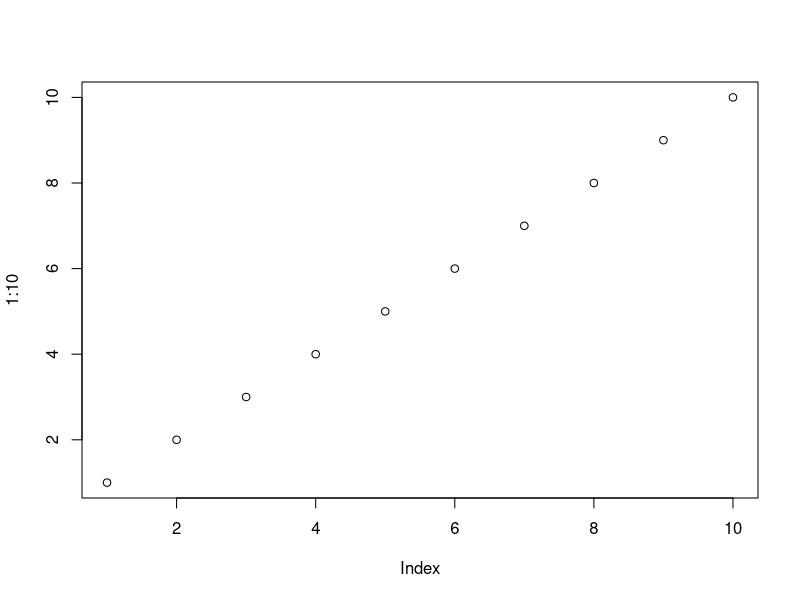
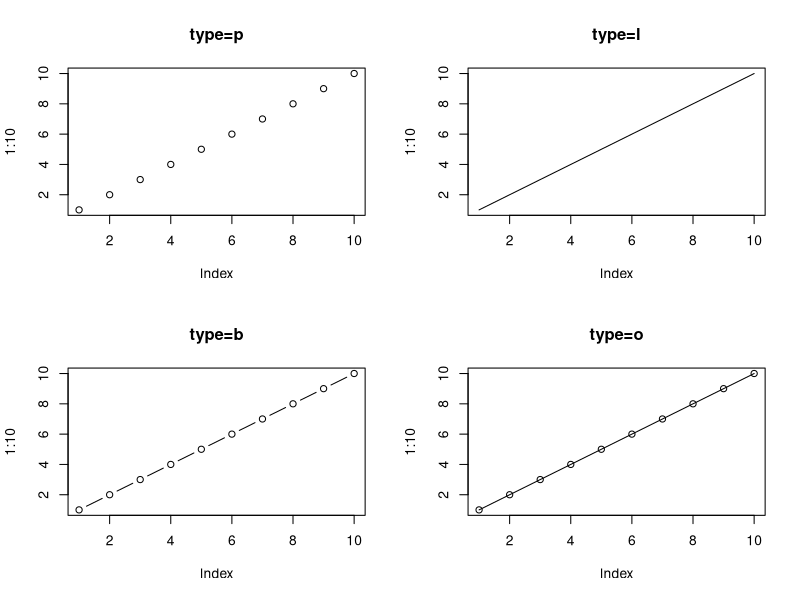
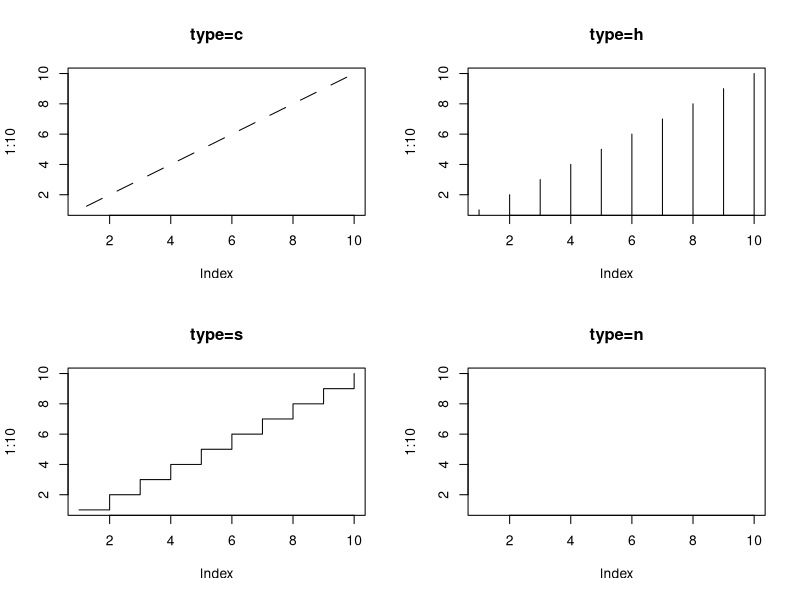
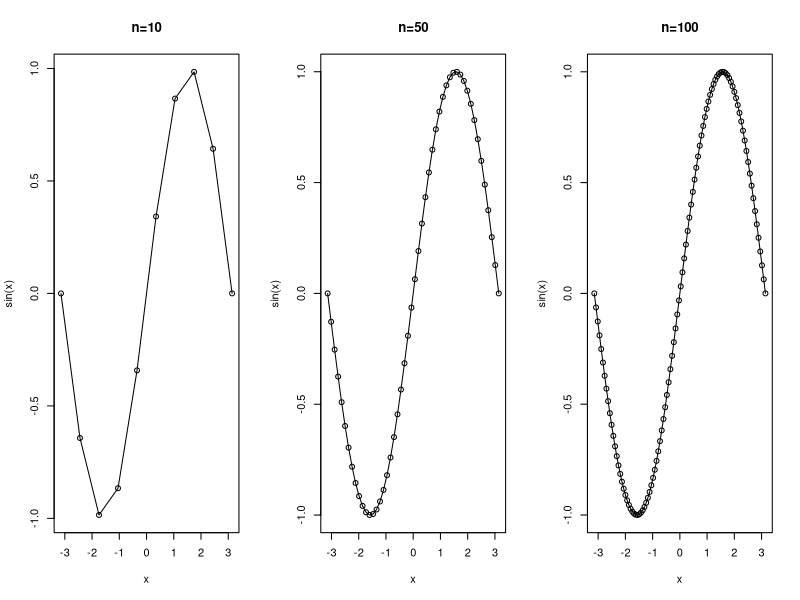
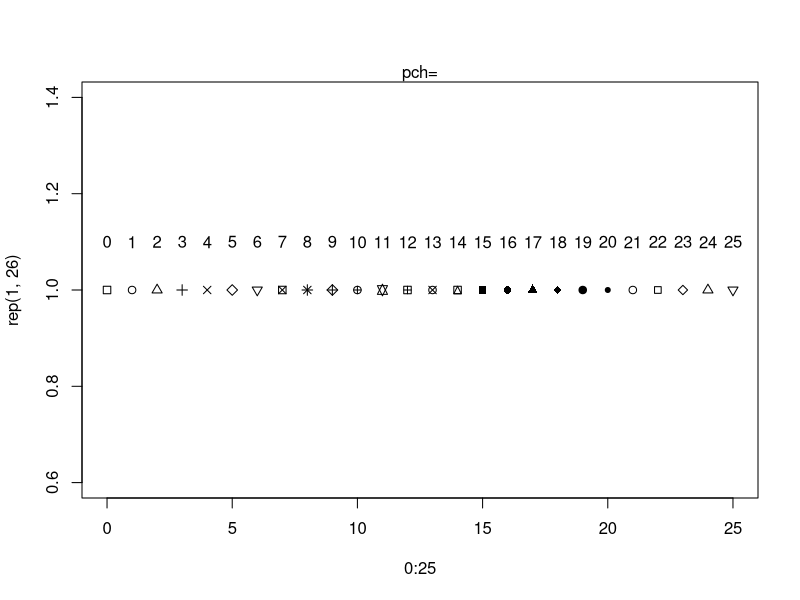
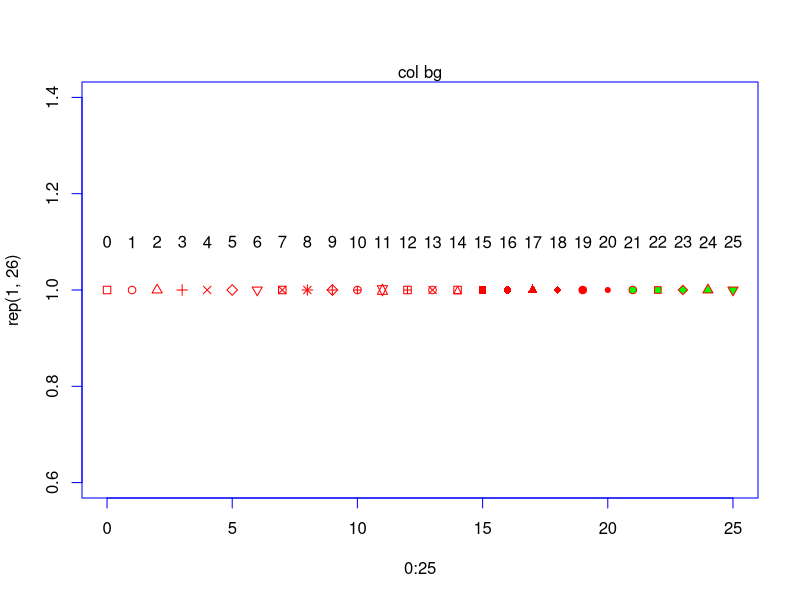
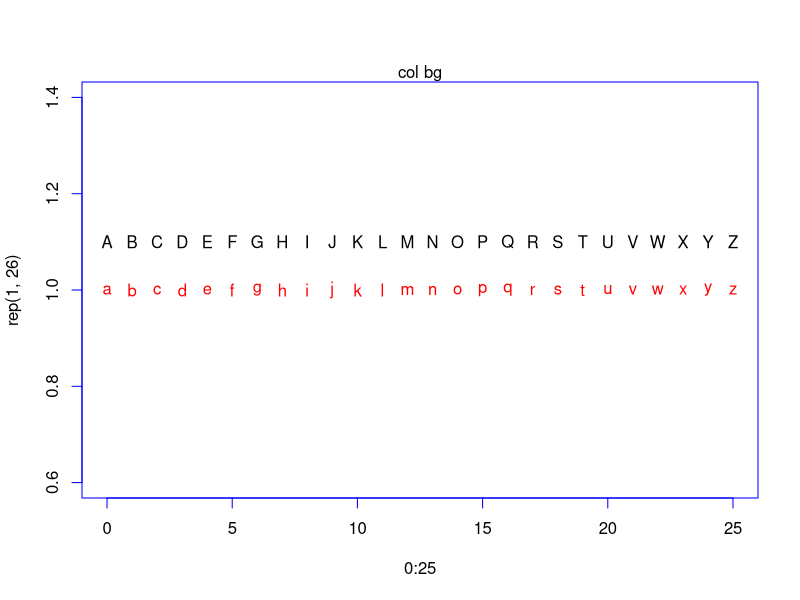
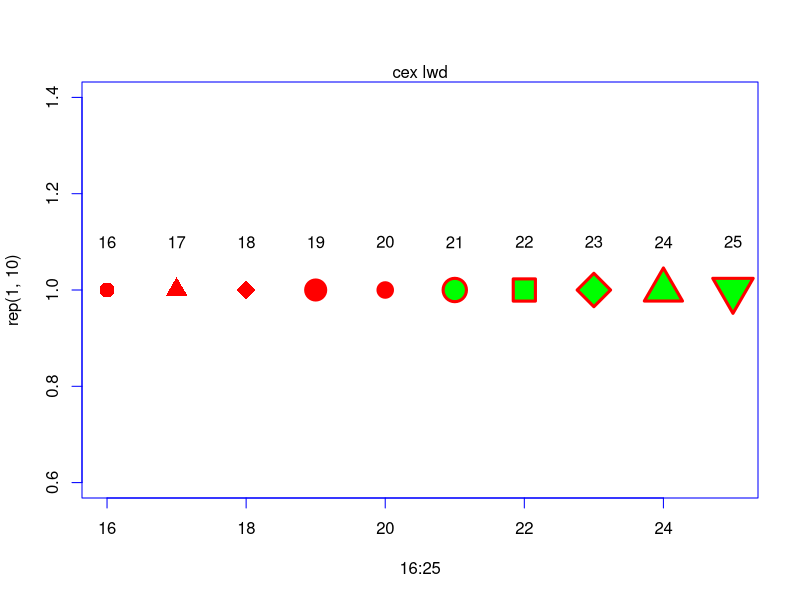

The R script that drew these images, in order:
## ---- chunk 1
#| context: setup
#| warning: false
library(tidyverse)
plot(1:10)
## ---- chunk 2
# 比较不同绘图参数的作用
com_par <- function(fun, parname, pars, ...) {
  npars <- length(pars)
  mfrow <- case_when(
    npars < 4 ~ c(1, npars),
    npars == 4 ~ c(2,2),
    npars < 7 ~ c(2, 3),
    npars < 10 ~ c(3, 3),
    npars < 17 ~ c(4, 4),
    TRUE ~ c(4, 5)
  )
  op <- par(mfrow = mfrow)
  walk(pars, function(par) {
    do.call(fun, c(list(...), setNames(list(par), parname),list(main=sprintf('%s=%s',parname,par))))
  })
  par(op)
}
## ---- chunk 3
parname='type'
pars=c('p','l','b','o','c','h','s','n')

com_par(plot,parname,pars[1:4],1:10)
com_par(plot,parname,pars[5:8],1:10)
## ---- chunk 4
com_par(curve,'n',c(10,50,100),expr(sin),from=-pi,to=pi,type='o')
## ---- chunk 5
plot(0:25,rep(1,26),pch=0:25)
text(0:25,rep(1.1,26),labels=0:25)
mtext('pch=')
## ---- chunk 6
plot(0:25,rep(1,26),pch=0:25,col='red',bg='green',fg='blue')
text(0:25,rep(1.1,26),labels=0:25)
mtext('col bg')
plot(0:25,rep(1,26),pch=letters,col='red',bg='green',fg='blue')
text(0:25,rep(1.1,26),labels=LETTERS)
mtext('col bg')
## ---- chunk 7
plot(16:25,rep(1,10),pch=16:25,col='red',bg='green',fg='blue',cex=seq(2,4,length=10),lwd=3)
text(16:25,rep(1.1,10),labels=16:25)
mtext('cex lwd')
## ---- chunk 8
# border type
com_par(plot,'bty',c('o','l','7','n',']','c'),1:10,fg='red',xaxt = 'n',yaxt='n')
## ---- chunk 9
plot(1,type='n',xlim=1:2,ylim=c(0.5,7.5),xlab='',ylab='',main='lty=')
for(i in 1:7) {
  abline(h=i,lty=i,col='red',lwd=2)
}
## ---- chunk 10
od<-par(bg='skyblue',fg='red')
plot(1:10)
par(bg='salmon')
plot(1:10)
par(od)
plot(1:10)
## ---- chunk 11
od<-par(mar=c(1,2,3,0),bg='skyblue')
plot(1:10,main='mar=c(1,2,3,0)')
par(mar=c(1,0,1,0))
plot(1:10,main='mar=c(1,0,1,0)')
par(od)
plot(1:10)
## ---- chunk 12
plot(1:10)
for(i in 1:4)mtext(text=paste0('side,col,font=',i),i,col=i,font=i)

plot(1:10)
for(i in 1:4)mtext(text=paste0('side=',i,',line=',i-3),side=i,line=i-3)
## ---- chunk 13
symbols(1:3,rep(1,3),circles = 1:3)
symbols(1:3,rep(1,3),circles = 1:3*10)
symbols(1:3,rep(1,3),circles = 1:3,inches = T)
symbols(1:3,rep(1,3),circles = 1:3/100,inches = F)
## ---- chunk 14
symbols(x=runif(10),y=runif(10),squares = rep(.05,10),fg='gray',bg=rainbow(10),inches = F,lwd=5)
## ---- chunk 15
symbols(x=1:4,rep(1,4),thermometers = cbind(rep(1,4),1:4,1:4/4),fg='tomato',bg='skyblue',col='green')
symbols(x=1:4,rep(1,4),thermometers = cbind(1:4,rep(1,4),1:4/4),fg='tomato',bg='skyblue',col='green')
symbols(x=1:4,rep(1,4),thermometers = cbind(rep(1,4),rep(1,4),rep(.8,4)),fg='tomato',bg='skyblue',col='green')
## ---- chunk 16
symbols(x=1:4,y=rep(1,4),rectangles = cbind(1:4,4:1),bg='skyblue')
symbols(x=1:4,y=rep(1,4),rectangles = cbind(1:4,4:1),bg=1:4)
## ---- chunk 17
symbols(1:5,rep(1,5),stars=matrix(rep(.5,15),nrow=5),inches = F,bg='salmon')
points(1:5,rep(1,5),pch=3)
## ---- chunk 18
symbols(1:5,rep(3,5),stars=matrix(rep(.5,5*3),nrow=5),bg=3,inches = F)
points(1:5,rep(1,5),pch=3)
symbols(1:5,rep(4,5),stars=matrix(rep(.5,5*4),nrow=5),bg=4,inches = F)
points(1:5,rep(1,5),pch=3)
symbols(1:5,rep(5,5),stars=matrix(rep(.5,5*5),nrow=5),bg=5,inches = F)
points(1:5,rep(1,5),pch=3)
symbols(1:5,rep(6,5),stars=matrix(rep(.5,5*6),nrow=5),bg=6,inches = F)
points(1:5,rep(1,5),pch=3)
## ---- chunk 19
symbols(1,1,boxplots=cbind(1,1,1,2,.5),col='gray',fg='salmon',bg='skyblue',lwd=4)
## ---- chunk 20
plot(1:20,y=rep(1,20),pch=23,bg=1:20,cex=3)
text(1:20,y=rep(1.1,20),1:20)
plot(1:8,y=rep(1,8),pch=23,bg=1:8,cex=3)
text(1:8,y=rep(1.1,8),1:8)

## ---- chunk 21
text=unlist(strsplit('R语言与可视化',""))
plot(seq_along(text),y=rep(1,length(text)),pch=21,bg=seq_along(text),cex=10,xlim=c(0.5,length(text)+.5),bty='o',xaxt='n',yaxt='n',xlab='',ylab='',mar=rep(0,4))
text(seq_along(text),y=rep(1,length(text)),text,col='white',cex=2)


## ---- chunk 22
plot_text<-function(text,pch=21,cex1=5,cex2=2){
  text=unlist(strsplit(text,""))
  plot(seq_along(text),y=rep(1,length(text)),pch=pch,bg=seq_along(text),cex=cex1,srt=-45,xlim=c(0.5,length(text)+.5),bty='n',xaxt='n',yaxt='n',xlab='',ylab='')
  for(i in seq_along(text)){
    text(i,y=1,text[i],col='white',cex=cex2,srt=runif(1,-10,10))
  }
}
plot_text('R语言与可视化',21,7,1)
plot_text('R语言与可视化',22,7,1)
plot_text('R语言与可视化',23,7,1)
plot_text('R语言与可视化',24,7,1)
plot_text('R语言与可视化',25,7,1)
## ---- chunk 23
od<-par(mar=c(0,0,0,0))
length(colors())
colors<-colors()[1:625]
symbols(x=rep(1:25,each=25),y=rep(1:25,25),squares = rep(.5,25*25),bg=colors,inches = F,xlab='',ylab='',xaxt='n',yaxt='n',bty='n')
colors<-sample(colors(),625)
symbols(x=rep(1:25,each=25),y=rep(1:25,25),squares = rep(.5,25*25),bg=colors,inches = F,xlab='',ylab='',xaxt='n',yaxt='n',bty='n')
par(od)
## ---- chunk 24
dotchart(1:12,labels=month.abb,pch=21,bg=1:12,pt.cex=3)
## ---- chunk 25
class(VADeaths)
VADeaths
rownames(VADeaths)
colnames(VADeaths)
dotchart(VADeaths)
dotchart(t(VADeaths))
## ---- chunk 26
stem(rnorm(100))
